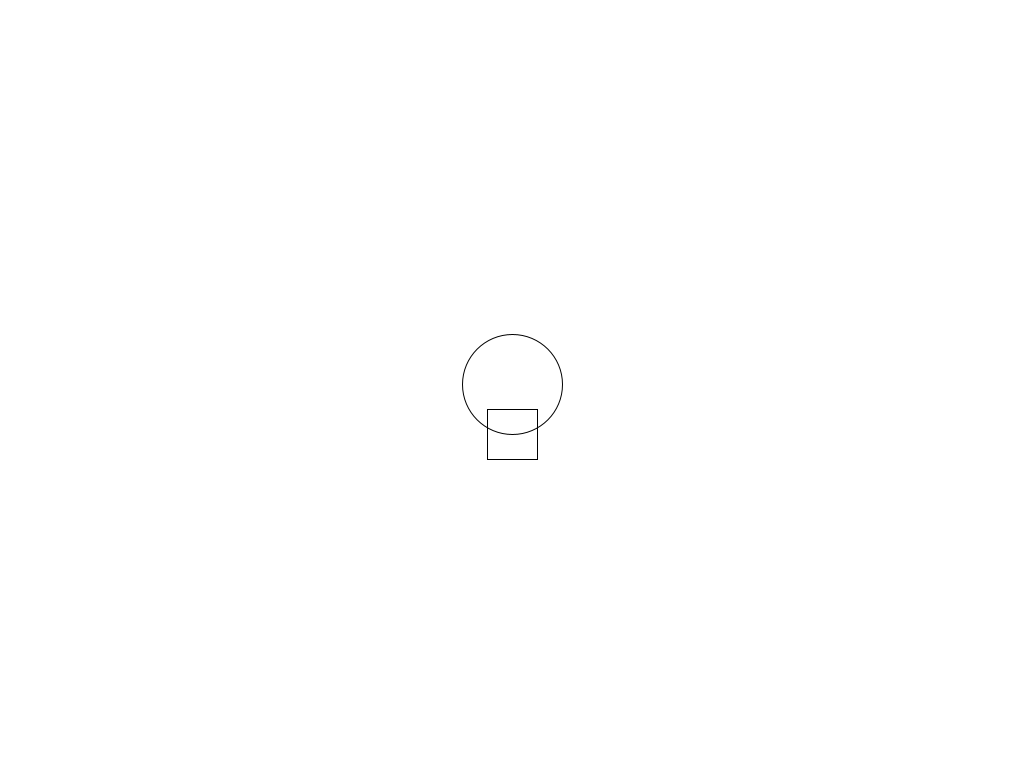
Frame 1 (no input)
Frame 60 (the mouse pressed at the canvas centre just before this capture): identical to frame 1, image omitted
Frame 120 (the mouse held since frame 60 and released just before this capture): identical to frame 1, image omitted

The Processing sketch that drew this single still picture (run headless with seeded random() and noise(); from frame 60 on, the mouse is pressed at the canvas centre):

// Processing sketch: prototype
// ── prototype.pde
// Game by MMM Studios

avatar player1;

void setup() {
  size(1024, 768);
  smooth();
  noFill();
  //noStroke();
  frameRate(60);

  player1 = new avatar();

  player1.prep();
}

void draw() {
  background(255);

  player1.display();
  player1.update();
}

void keyPressed() {
  switch(key) {
  case 'q':
    player1.rotate = true;
    break;
  case 'w':
    player1.fire = true;
    break;

    // WASD controls:
    /*case 'w':
     up = true;
     break;
     case 'a':
     left = true;
     break;
     case 's':
     down = true;
     break;
     case 'd':
     right = true;
     break;*/
  }
}

void keyReleased() {
  switch(key) {
  case 'q':
    player1.rotate = false;
    break;
  case 'w':
    player1.fire = false;
    break;

    // WASD controls:
    /*case 'w':
     up = false;
     break;
     case 'a':
     left = false;
     break;
     case 's':
     down = false;
     break;
     case 'd':
     right = false;
     break;*/
  }
}


// ── avatar.pde
// This is the player-character class.

class avatar {

  int angle;
  float circX;
  float circY;
  boolean rotate;
  boolean fire;
  int rotateKey;
  //string fireKey;

  // WASD controls:
  /*boolean up;
   boolean left;
   boolean down;
   boolean right;*/

  void prep() {
    circX = width/2;
    circY = height/2;
    angle = 0;
    rotateKey = 2;
    //fireKey = 'q';
  }

  void display() {
    ellipse(circX, circY, 100, 100);

    pushMatrix();
    translate(circX, circY); // Move the origin to the center of the ellipse.
    rectMode(CENTER);
    rect(sin(angle)*50, cos(angle)*50, 50, 50); // Draw the rect on the circum.
    popMatrix(); // Revert to the regular coordinate system.
  }

  void update() {
    // The rectangle is drawn at a point on the ellipse's circumference based
    // on angle, so to rotate we change the angle:
    if (rotate == true) {
      angle += (1/30); // Change this to 1 for an interesting visual effect.
    }

    if (angle > 2*PI) { // If the angle gets bigger than a full circle...
      angle = 0; // ...reset it so it doesn't get too big.
    }

    if (fire == true) {
      // Fire to propel the avatar. We check the current angle to determine
      // which direction the avatar should move:
      if (angle <= PI/2) { // Lower-right of the circle.
        circY--;
        circX--;
      }
      else if (angle >= PI/2 && angle < PI) { // Upper-right of the circle.
        circY++;
        circX--;
      }
      else if (angle >= PI && angle < 3*PI/2) { // Upper-left of the circle.
        circY++;
        circX++;
      }
      else if (angle >= 3*PI/2 && angle < 2*PI) { // Lower-left of the circle.
        circY--;
        circX++;
      }
    }

    // WASD controls:
    /*if (up == true) {
     circY--;
     }
     if (left == true) {
     circX--;
     }
     if (down == true) {
     circY++;
     }
     if (right == true) {
     circX++;
     }*/
  }
}
